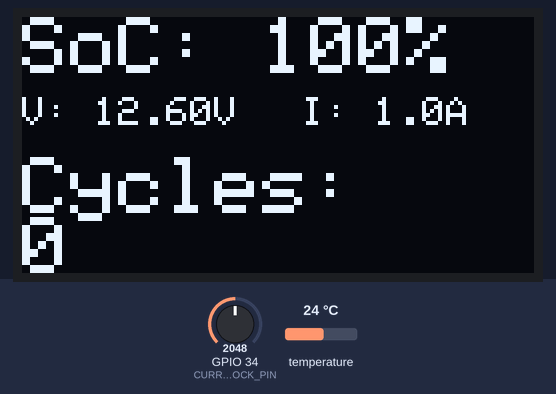
Bench run of a program on a simulated ESP32. Parts: 128×64 one-colour display. The inputs (shaded band) are chosen by the test bench; at power-on: GPIO 34 (CURRENT_MOCK_PIN) = 2048, temperature 24 °C. The display library's start-up logo is not drawn; what the program prints to the serial monitor is not drawn.

Above: at 3.4 s.
3.5 s: GPIO 34 (CURRENT_MOCK_PIN) set to 1977
At 5.5 s:
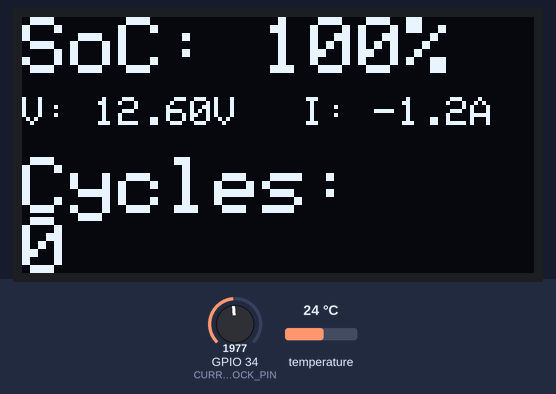
6.3 s: GPIO 34 (CURRENT_MOCK_PIN) set to 2047
At 9.8 s:
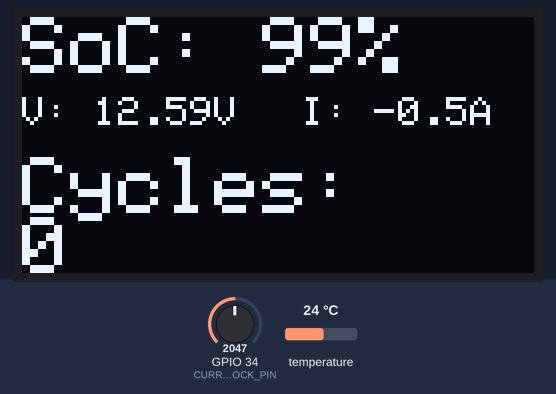
10.3 s: GPIO 34 (CURRENT_MOCK_PIN) set to 1228
At 12.6 s:
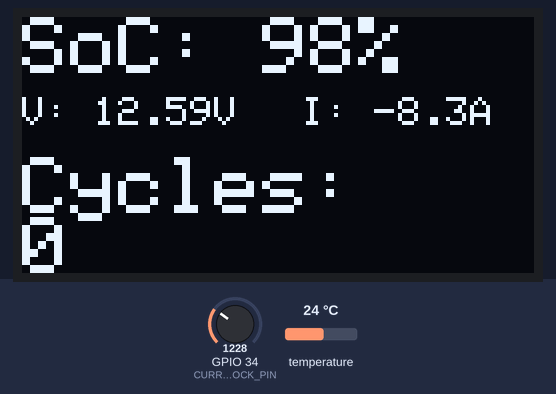
Timing chart, 0 to 14.1 s (numbered marks = the images above; inputs shaded):
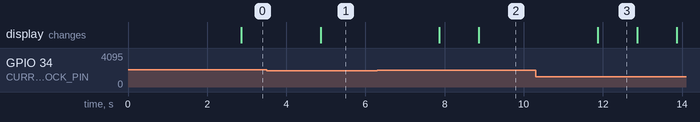

Measured:
- the behaviour switches between 2048 and 2047 on GPIO 34 (CURRENT_MOCK_PIN) (found by bisection; images 0 and 1)
- after the input at 3.5 s, the display: changes after 1.4 s (image 1)
- after the input at 6.3 s, the display: first changes after 1.6 s (image 2 shows a later state)
- after the input at 10.3 s, the display: changes after 1.6 s (image 3)

The program:

main.cpp
```cpp
#include <Arduino.h>
#include <Wire.h>
#include <Adafruit_INA219.h>
#include <OneWire.h>
#include <DallasTemperature.h>
#include <Adafruit_SSD1306.h>
#include <Adafruit_GFX.h>

// PIN definitions
#define ONE_WIRE_BUS 17
#define CURRENT_MOCK_PIN 34 // Potentiometer on GPIO 34 (ADC1_CH6) to mock current (mA)

// --- OLED DISPLAY DEFINITIONS ---
#define SCREEN_WIDTH 128    // OLED display width, in pixels
#define SCREEN_HEIGHT 64    // OLED display height, in pixels
#define OLED_RESET -1       // Reset pin # (or -1 if sharing Arduino reset pin)
#define SCREEN_ADDRESS 0x3C ///< I2C address for 128x64 display (can be 0x3C or 0x3D)

Adafruit_SSD1306 display(SCREEN_WIDTH, SCREEN_HEIGHT, &Wire, OLED_RESET);
//-----------------------------------

// Declare INA219, OneWire, and Temperature objects (Needed for types, even if mocked)
Adafruit_INA219 ina219;
OneWire oneWire(ONE_WIRE_BUS);
DallasTemperature sensors(&oneWire);

// --- COULOMB COUNTING & CYCLE COUNTING PARAMETERS ---
// TEMPORARY CHANGE FOR QUICK CYCLE DEMONSTRATION
const float BATTERY_CAPACITY_MAH = 250.0; // Reduced to 500mAh // Example: 20Ah Battery for simulation
float accumulated_discharge_mAh = 0.0;      // Tracks mAh removed since the last 'full' state

// --- NEW VARIABLES FOR DETAILED LOGGING ---
float total_discharged_mAh = 0.0; // Total mAh discharged since start of simulation
float total_recharged_mAh = 0.0;  // Total mAh recharged since start of simulation

long battery_cycle_count = 0;              // Total number of full cycles completed

const long SAMPLE_INTERVAL_MS = 1000;       // Sample every 1 second
unsigned long previousMillis = 0;

// Function to simulate voltage (Mock data - drops as charge is removed)
float mock_getBusVoltage_V() {
  float max_v = 12.6;
  float min_v = 11.0;
  // Use a ratio (Discharged mAh / Total Capacity) to determine voltage drop
  float discharge_ratio = accumulated_discharge_mAh / BATTERY_CAPACITY_MAH;

  if (discharge_ratio >= 1.0) return min_v; // Fully discharged

  // Voltage increases if accumulated_discharge_mAh is negative, but we clip it at 0 in loop()
  return max_v - ( (max_v - min_v) * discharge_ratio );
}

/**
 * @brief Mocks current flow (Charge/Discharge) based on Potentiometer position.
 * The midpoint of the ADC range (approx. 2048) acts as the switch.
 * - Lower Half: Discharge (Negative Current)
 * - Upper Half: Charge (Positive Current)
 */
float mock_getCurrent_mA() {
  // Read Potentiometer (0 to 4095)
  int sensorValue = analogRead(CURRENT_MOCK_PIN);
  float current_mA;

  if (sensorValue < 2048) {
    // DISCHARGE (Potentiometer in the lower half)
    // Map 0-2047 to -20000mA (heavy load) to -500mA (light load)
    current_mA = map(sensorValue, 0, 2047, -20000, -500);
  } else {
    // CHARGE (Potentiometer in the upper half)
    // Map 2048-4095 to +1000mA (slow charge) to +5000mA (fast charge)
    current_mA = map(sensorValue, 2048, 4095, 1000, 5000);
  }

  return current_mA;
}

void setup() {
  Serial.begin(115200);
  Wire.begin();
  sensors.begin();

  // --- OLED Initialization ---
  if(!display.begin(SSD1306_SWITCHCAPVCC, SCREEN_ADDRESS)) {
    Serial.println(F("SSD1306 allocation failed"));
    for(;;); // Don't proceed, loop forever
  }
  display.display();
  delay(2000);
  display.clearDisplay();

  Serial.println("INA219 Mock Simulation Started for EV Cycle Counting. Use Potentiometer to switch between Discharge (-) and Charge (+).");
}

void loop() {
  unsigned long currentMillis = millis();

  if (currentMillis - previousMillis >= SAMPLE_INTERVAL_MS) {
    float deltaTime_hours = (float)SAMPLE_INTERVAL_MS / 3600000.0;

    // --- 1. MOCK/READ SENSOR DATA ---
    float current_mA = mock_getCurrent_mA();
    float voltage_V = mock_getBusVoltage_V();

    sensors.requestTemperatures();
    float temperature_C = sensors.getTempCByIndex(0);

    // --- 2. COULOMB COUNTING ---
    float charge_transferred_mAh = current_mA * deltaTime_hours;

    if (current_mA < 0) {
      // DISCHARGING
      float discharge_amount = abs(charge_transferred_mAh);
      accumulated_discharge_mAh += discharge_amount;
      total_discharged_mAh += discharge_amount;
    } else if (current_mA > 0) {
      // CHARGING
      float charge_amount = abs(charge_transferred_mAh);
      accumulated_discharge_mAh -= charge_amount;
      total_recharged_mAh += charge_amount;

      if (accumulated_discharge_mAh < 0) {
        accumulated_discharge_mAh = 0; // clip at full charge
      }
    }

    // --- 3. Equivalent Full Cycle Counting (WHOLE numbers only) ---
    long expected_cycle_count = (long)(total_discharged_mAh / BATTERY_CAPACITY_MAH);

    if (expected_cycle_count > battery_cycle_count) {
      battery_cycle_count = expected_cycle_count;
      Serial.println(">>> EV Cycle incremented! <<<");
    }

    // --- 4. DISPLAY ON OLED AND SERIAL ---
    float percentage_remaining = 100.0 * (1.0 - (accumulated_discharge_mAh / BATTERY_CAPACITY_MAH));

    display.clearDisplay();
    display.setTextColor(SSD1306_WHITE);

    // Line 1: State of Charge
    display.setTextSize(2);
    display.setCursor(0, 0);
    display.print("SoC: ");
    display.print(percentage_remaining, 0);
    display.print("%");

    // Line 2: Voltage & Current
    display.setTextSize(1);
    display.setCursor(0, 20);
    display.print("V: "); display.print(voltage_V, 2); display.print("V");
    display.setCursor(70, 20);
    display.print("I: "); display.print(current_mA / 1000.0, 1); display.print("A");

    // Line 3–4: Cycle Count
    display.setCursor(0, 35);
    display.setTextSize(2);
    display.print("Cycles:");
    display.setCursor(0, 50);
    display.setTextSize(2);
    display.print(battery_cycle_count);

    display.display();

    // --- Serial Monitor ---
    Serial.print("V: "); Serial.print(voltage_V, 2);
    Serial.print("V | I (Mock): "); Serial.print(current_mA, 0);
    Serial.print("mA | SoC (Mock): "); Serial.print(percentage_remaining, 1); Serial.print("%");

    Serial.print(" | Net Discharge: "); Serial.print(accumulated_discharge_mAh, 0);
    Serial.print("mAh | Total Discharged: "); Serial.print(total_discharged_mAh, 0);
    Serial.print("mAh | Total Recharged: "); Serial.print(total_recharged_mAh, 0);

    Serial.print("mAh | **EV Cycles: "); Serial.print(battery_cycle_count); Serial.println("**");

    previousMillis = currentMillis;
  }
}
```
